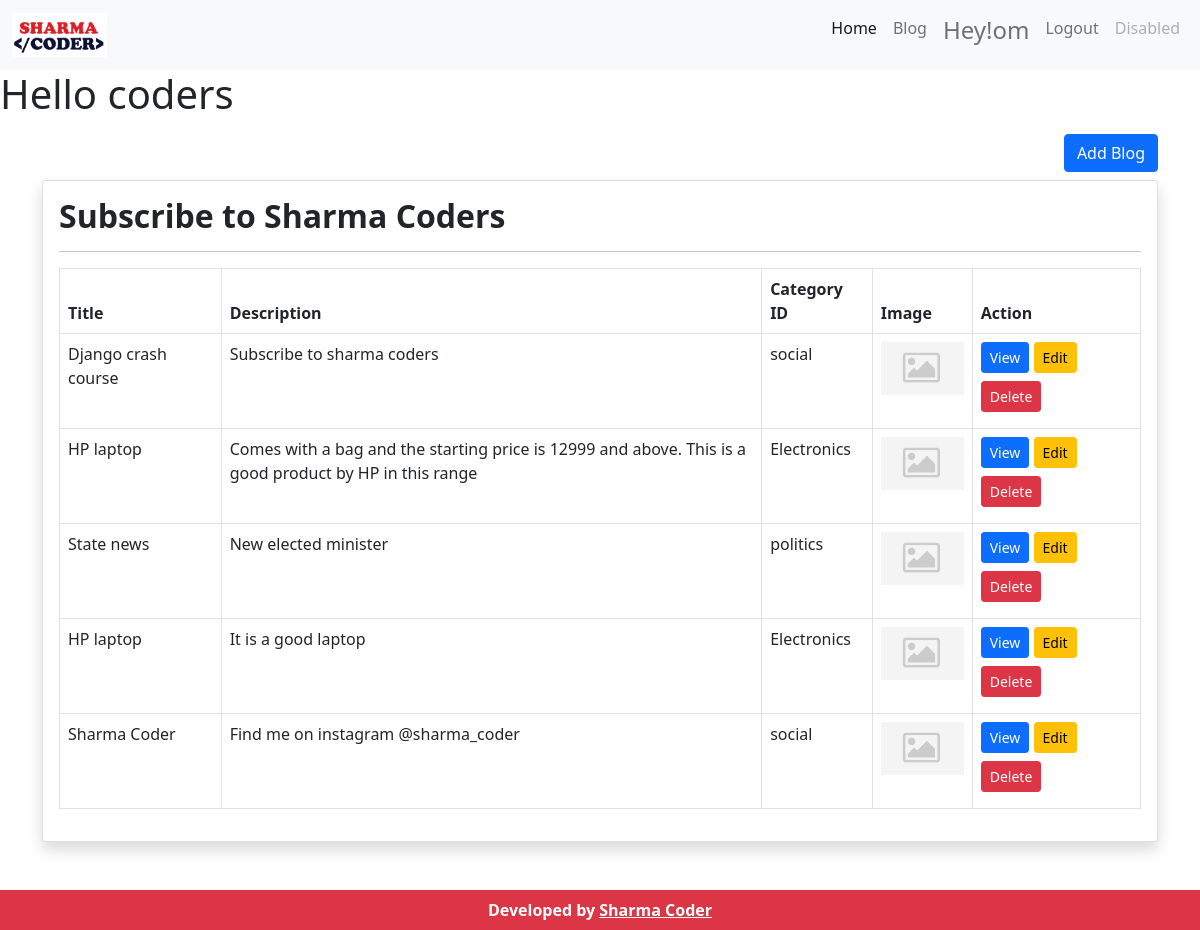
/blogs/ (signed in), run on the app's committed database.
### accounts/models.py (models this page shows, shortened)
class Blogs(models.Model):
    category = models.ForeignKey("BlogCategory", on_delete=SET_NULL, null=True)
    title = models.CharField(max_length=191, null=True)
    description = models.CharField(max_length=500, null=True)
    image = models.ImageField(upload_to=get_filename,null=True, blank=True)
    created_at = models.DateTimeField(auto_now_add=True, null=True)

class BlogCategory(models.Model):
    name =models.CharField(max_length=191, null=True)
    created_at = models.DateTimeField(auto_now_add=True, null=True)
    def __str__(self):
        return self.name

### accounts/views.py (the view)
# urls.py: path('blogs/', views.blogs, name="blogs"),
def blogs(request):
    form = Blogs.objects.all()
    context = {'form':form}
    return render(request, 'accounts/index.html', context)

### accounts/templates/accounts/index.html (shortened to what this page needs)
{% extends 'accounts/layouts/main.html' %}
{% load static %}
{% block content %}
<h1>Hello coders</h1>
<section>
    <div class="container mt-3">
        <div class="row justify-content-center">
            <div class="mb-2">
                <a href="{% url 'addblog' %}" class="btn float-end btn-primary">Add Blog</a>
            </div>
            <div class="col-md-12">
                <div class="card shadow">
                    <div class="card-body">
                        <h2 class="fw-bold"> Subscribe to Sharma Coders </h2>
                        <hr>
                        <div class="table-responsive">
                            <table class="table table-bordered">
                                <thead>
                                    <tr>
                                        <th>Title</th>
                                        <th>Description</th>
                                        <th>Category ID</th>
                                        <th>Image</th>
                                        <th>Action</th>
                                    </tr>
                                </thead>
                                <tbody>
                                    {% for blogs in form %}
                                        <tr>
                                            <td>{{ blogs.title }}</td>
                                            <td class="w-50">
                                                {{ blogs.description }}
                                            </td>
                                            <td>{{ blogs.category }}</td>
                                            {% if blogs.image %}
                                                <td style="width: 100px;">
                                                    <img src="{{ blogs.image.url }}" alt="Image here" class="w-100">
                                                </td>
                                            {% else %}
                                                <td style="width: 100px;">
                                                    <img src="{% static 'images/dummy.jpg' %}" alt="Image here" class="w-100">
                                                </td>
                                            {% endif %}
                                            <td>
                                                <a href="{% url 'viewblog' blogs.id %}" class="btn btn-sm mb-2 btn-primary"> View</a>
                                                <a href="{% url 'edit' blogs.id %}" class="btn btn-sm mb-2 btn-warning"> Edit</a>
                                                <a href="{% url 'delete' blogs.id %}" class="btn btn-sm mb-2 btn-danger"> Delete</a>
                                            </td>
                                        </tr>
                                    {% endfor %}
                                </tbody>
                            </table>
                        </div>
                    </div>
                </div>
            </div>
        </div>
    </div>
</section>
{% endblock content %}

### accounts/templates/accounts/layouts/includes/navbar.html (shortened to what this page needs)
{% load static %}
<nav class="navbar navbar-expand-lg navbar-light bg-light">
  <div class="container-fluid">
    <a class="navbar-brand" href="#">
      <img src="{% static '/images/logo.png' %}" class="w-25" alt="Logo Here">
    </a>
    <div class="collapse navbar-collapse" id="navbarNav">
      <ul class="navbar-nav ms-auto">
        <li class="nav-item">
          <a class="nav-link active" aria-current="page" href="{% url '/' %} ">Home</a>
        </li>
        <li class="nav-item">
          <a class="nav-link" href="{% url 'blogs' %}">Blog</a>
        </li>
        {% if request.user.is_authenticated %}
          <li class="nav-item">
            <a class="nav-link" href="#"> <h4> Hey!{{ request.user }} </h4></a>
          </li>
          <li class="nav-item">
          <a class="nav-link" href="{% url 'logout' %}">Logout</a>
        </li>
        {% endif %}
        <li class="nav-item">
          <a class="nav-link disabled" href="#" tabindex="-1" aria-disabled="true">Disabled</a>
        </li>
      </ul>
    </div>
  </div>
</nav>

### data on the page
Blogs: title "Django crash course", description "Subscribe to sharma coders", category "social"
Blogs: title "HP laptop", description "Comes with a bag and the starting price is 12999 and above. This is a good product by HP in this range", category "Electronics"
Blogs: title "State news", description "New elected minister", category "politics"
Blogs: title "HP laptop", description "It is a good laptop", category "Electronics"
Blogs: title "Sharma Coder", description "Find me on instagram @sharma_coder", category "social"

### other printed values
{{ request.user }} "om"
